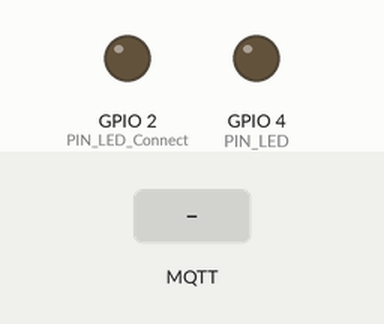
The program below on a simulated ESP32. On the bench: output pins drawn as LEDs (lit = HIGH). The inputs (shaded band) are chosen by the test bench. WiFi joins after 1.5 s; servers stay silent unless stated; random numbers use the default seed unless the program sets one; no MQTT or app messages arrive unless stated; what the program prints to the serial monitor is not drawn.

Above: at 2.3 s.
2.4 s: MQTT message "ON" arrives on the first subscribed topic
At 2.8 s:
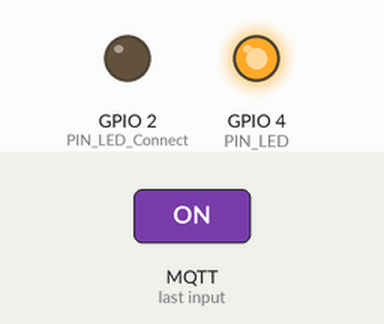
3.9 s: MQTT message "OFF" arrives on the first subscribed topic
At 5.1 s:
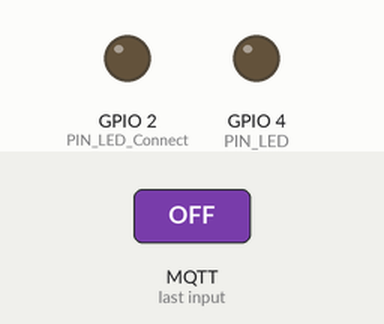
Timing chart, 0 to 6.9 s (numbered marks = the images above; inputs shaded):
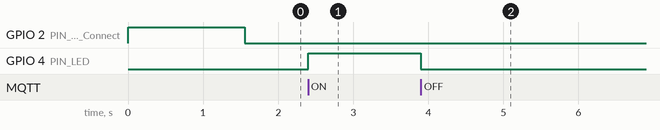

Measured:
- after the input at 2.4 s, GPIO 4 (PIN_LED): LOW → HIGH at once
- after the input at 3.9 s, GPIO 4 (PIN_LED): HIGH → LOW at once

The program:

main.cpp
```cpp
#include <Arduino.h>
#include "wifi_setup/wifi_setup.h"
#include "mqtt_client/mqtt_client.h"
#include "config.h"

// put function declarations here:
int myFunction(int, int);

void setup() {
  Serial.begin(115200);
  pinMode(PIN_LED,OUTPUT);
  pinMode(PIN_LED_Connect,OUTPUT);
}

void loop() {
  connectWiFi();
  connectMQTT();

  client.loop();
}
```

mqtt_client.cpp
```cpp
#include "mqtt_client.h"
#include <WiFiClient.h>
#include "config.h"

WiFiClient espClient;
PubSubClient client(espClient);

void connectMQTT()
{
    if (!client.connected())
    {
        digitalWrite(PIN_LED_Connect, HIGH);
        client.setServer(MQTT_SERVER, 1883);
        client.setCallback(callbackLight);
        while (!client.connected())
        {
            Serial.print("Connexion MQTT...");
            String clientID = ID_CLIENT_MQTT + String(random(0xFFFF), HEX);
            if (client.connect(clientID.c_str()))
            {
                Serial.println("Connecté !");
                String fullTopic = String(TOPIC_ROOT) + "/" + String(ID_CLIENT_MQTT);
                client.subscribe(fullTopic.c_str());  // Abonnement au topic MQTT
                String texte = "Abonné à " + fullTopic;
                Serial.println(texte);
            }
            else
            {
                Serial.print("Échec, code erreur : ");
                Serial.println(client.state());
                delay(5000);
            }
        }
        publishMessage("Devices", ID_CLIENT_MQTT);
        digitalWrite(PIN_LED_Connect, LOW);
    }
}


void publishMessage(const char *topic, const char *payload)
{
    String fullTopic = String(TOPIC_ROOT) + "/" + String(topic);
    client.publish(fullTopic.c_str(), payload);
    Serial.print("Send :");
    Serial.print(fullTopic);
    Serial.print(" :");
    Serial.println(payload);
}

void callbackLight(char* topic, byte* payload, unsigned int length) {
    std::string payloadStr((char*)payload, length);
    std::string topicStr(topic);

    if(payloadStr == "ON"){
        digitalWrite(PIN_LED, HIGH);
    }
    else if(payloadStr == "OFF"){
        digitalWrite(PIN_LED, LOW);
    }
}
```

mqtt_client.h
```cpp
#ifndef MQTT_CLIENT_H
#define MQTT_CLIENT_H

#include <PubSubClient.h>
extern PubSubClient client;
void connectMQTT();
void publishMessage(const char* topic, const char* payload);
void callbackLight(char* topic, byte* payload, unsigned int length);

#endif
```

wifi_setup.cpp
```cpp
#include "wifi_setup.h"
#include <WiFi.h>
#include "config.h"

void connectWiFi() {
    if (WiFi.status() != WL_CONNECTED) {

        digitalWrite(PIN_LED_Connect, HIGH);
        WiFi.begin(SSID, PASSWORD);
        while (WiFi.status() != WL_CONNECTED) {
            delay(500);
            Serial.print(".");
        }
        Serial.println("\nWiFi connecté");

        digitalWrite(PIN_LED_Connect, LOW);
    }

}
```

wifi_setup.h
```cpp
#ifndef WIFI_SETUP_H
#define WIFI_SETUP_H

void connectWiFi();

#endif
```

config.h
```cpp
#define SSID "Redmi Note 13 Pro 5G MAX"
#define PASSWORD "dw7zwujfdy8kvcv"
#define MQTT_SERVER "192.168.243.95"
#define ID_CLIENT_MQTT "ESP32Light"

#define TOPIC_ROOT "HomeConnect"

#define PIN_LED_Connect 2
#define PIN_LED 4
```
